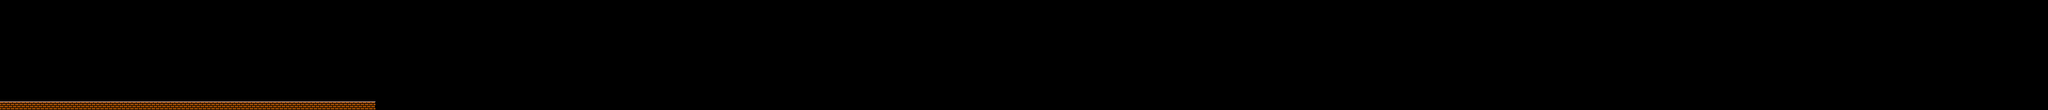

This is a level from a 2D game, rendered from its Tiled map with the project's own tilesets. A one-line summary and the complete map file follow:
An orthogonal 240x13 tile map with 16x16 px tiles, 1 tile layer (graphic) and 1 object.

<map version="1.5" tiledversion="1.7.2" orientation="orthogonal" renderorder="right-down" width="240" height="13" tilewidth="16" tileheight="16" infinite="0" nextlayerid="4" nextobjectid="2">
 <tileset firstgid="1" name="tileset_gutter" tilewidth="16" tileheight="16" spacing="2" margin="1" tilecount="924" columns="33">
  <image source="tileset_gutter.png" width="594" height="504" />
 </tileset>
 <objectgroup id="3" name="Object Layer 1">
  <object id="1" x="1.5" y="193.5" width="457.5" height="13" />
 </objectgroup>
 <layer id="1" name="graphic" width="240" height="13">
  <data encoding="csv">
0,0,0,0,0,0,0,0,0,0,0,0,0,0,0,0,0,0,0,0,0,0,0,0,0,0,0,0,0,0,0,0,0,0,0,0,0,0,0,0,0,0,0,0,0,0,0,0,0,0,0,0,0,0,0,0,0,0,0,0,0,0,0,0,0,0,0,0,0,0,0,0,0,0,0,0,0,0,0,0,0,0,0,0,0,0,0,0,0,0,0,0,0,0,0,0,0,0,0,0,0,0,0,0,0,0,0,0,0,0,0,0,0,0,0,0,0,0,0,0,0,0,0,0,0,0,0,0,0,0,0,0,0,0,0,0,0,0,0,0,0,0,0,0,0,0,0,0,0,0,0,0,0,0,0,0,0,0,0,0,0,0,0,0,0,0,0,0,0,0,0,0,0,0,0,0,0,0,0,0,0,0,0,0,0,0,0,0,0,0,0,0,0,0,0,0,0,0,0,0,0,0,0,0,0,0,0,0,0,0,0,0,0,0,0,0,0,0,0,0,0,0,0,0,0,0,0,0,0,0,0,0,0,0,0,0,0,0,0,0,
0,0,0,0,0,0,0,0,0,0,0,0,0,0,0,0,0,0,0,0,0,0,0,0,0,0,0,0,0,0,0,0,0,0,0,0,0,0,0,0,0,0,0,0,0,0,0,0,0,0,0,0,0,0,0,0,0,0,0,0,0,0,0,0,0,0,0,0,0,0,0,0,0,0,0,0,0,0,0,0,0,0,0,0,0,0,0,0,0,0,0,0,0,0,0,0,0,0,0,0,0,0,0,0,0,0,0,0,0,0,0,0,0,0,0,0,0,0,0,0,0,0,0,0,0,0,0,0,0,0,0,0,0,0,0,0,0,0,0,0,0,0,0,0,0,0,0,0,0,0,0,0,0,0,0,0,0,0,0,0,0,0,0,0,0,0,0,0,0,0,0,0,0,0,0,0,0,0,0,0,0,0,0,0,0,0,0,0,0,0,0,0,0,0,0,0,0,0,0,0,0,0,0,0,0,0,0,0,0,0,0,0,0,0,0,0,0,0,0,0,0,0,0,0,0,0,0,0,0,0,0,0,0,0,0,0,0,0,0,0,
0,0,0,0,0,0,0,0,0,0,0,0,0,0,0,0,0,0,0,0,0,0,0,0,0,0,0,0,0,0,0,0,0,0,0,0,0,0,0,0,0,0,0,0,0,0,0,0,0,0,0,0,0,0,0,0,0,0,0,0,0,0,0,0,0,0,0,0,0,0,0,0,0,0,0,0,0,0,0,0,0,0,0,0,0,0,0,0,0,0,0,0,0,0,0,0,0,0,0,0,0,0,0,0,0,0,0,0,0,0,0,0,0,0,0,0,0,0,0,0,0,0,0,0,0,0,0,0,0,0,0,0,0,0,0,0,0,0,0,0,0,0,0,0,0,0,0,0,0,0,0,0,0,0,0,0,0,0,0,0,0,0,0,0,0,0,0,0,0,0,0,0,0,0,0,0,0,0,0,0,0,0,0,0,0,0,0,0,0,0,0,0,0,0,0,0,0,0,0,0,0,0,0,0,0,0,0,0,0,0,0,0,0,0,0,0,0,0,0,0,0,0,0,0,0,0,0,0,0,0,0,0,0,0,0,0,0,0,0,0,
0,0,0,0,0,0,0,0,0,0,0,0,0,0,0,0,0,0,0,0,0,0,0,0,0,0,0,0,0,0,0,0,0,0,0,0,0,0,0,0,0,0,0,0,0,0,0,0,0,0,0,0,0,0,0,0,0,0,0,0,0,0,0,0,0,0,0,0,0,0,0,0,0,0,0,0,0,0,0,0,0,0,0,0,0,0,0,0,0,0,0,0,0,0,0,0,0,0,0,0,0,0,0,0,0,0,0,0,0,0,0,0,0,0,0,0,0,0,0,0,0,0,0,0,0,0,0,0,0,0,0,0,0,0,0,0,0,0,0,0,0,0,0,0,0,0,0,0,0,0,0,0,0,0,0,0,0,0,0,0,0,0,0,0,0,0,0,0,0,0,0,0,0,0,0,0,0,0,0,0,0,0,0,0,0,0,0,0,0,0,0,0,0,0,0,0,0,0,0,0,0,0,0,0,0,0,0,0,0,0,0,0,0,0,0,0,0,0,0,0,0,0,0,0,0,0,0,0,0,0,0,0,0,0,0,0,0,0,0,0,
0,0,0,0,0,0,0,0,0,0,0,0,0,0,0,0,0,0,0,0,0,0,0,0,0,0,0,0,0,0,0,0,0,0,0,0,0,0,0,0,0,0,0,0,0,0,0,0,0,0,0,0,0,0,0,0,0,0,0,0,0,0,0,0,0,0,0,0,0,0,0,0,0,0,0,0,0,0,0,0,0,0,0,0,0,0,0,0,0,0,0,0,0,0,0,0,0,0,0,0,0,0,0,0,0,0,0,0,0,0,0,0,0,0,0,0,0,0,0,0,0,0,0,0,0,0,0,0,0,0,0,0,0,0,0,0,0,0,0,0,0,0,0,0,0,0,0,0,0,0,0,0,0,0,0,0,0,0,0,0,0,0,0,0,0,0,0,0,0,0,0,0,0,0,0,0,0,0,0,0,0,0,0,0,0,0,0,0,0,0,0,0,0,0,0,0,0,0,0,0,0,0,0,0,0,0,0,0,0,0,0,0,0,0,0,0,0,0,0,0,0,0,0,0,0,0,0,0,0,0,0,0,0,0,0,0,0,0,0,0,
0,0,0,0,0,0,0,0,0,0,0,0,0,0,0,0,0,0,0,0,0,0,0,0,0,0,0,0,0,0,0,0,0,0,0,0,0,0,0,0,0,0,0,0,0,0,0,0,0,0,0,0,0,0,0,0,0,0,0,0,0,0,0,0,0,0,0,0,0,0,0,0,0,0,0,0,0,0,0,0,0,0,0,0,0,0,0,0,0,0,0,0,0,0,0,0,0,0,0,0,0,0,0,0,0,0,0,0,0,0,0,0,0,0,0,0,0,0,0,0,0,0,0,0,0,0,0,0,0,0,0,0,0,0,0,0,0,0,0,0,0,0,0,0,0,0,0,0,0,0,0,0,0,0,0,0,0,0,0,0,0,0,0,0,0,0,0,0,0,0,0,0,0,0,0,0,0,0,0,0,0,0,0,0,0,0,0,0,0,0,0,0,0,0,0,0,0,0,0,0,0,0,0,0,0,0,0,0,0,0,0,0,0,0,0,0,0,0,0,0,0,0,0,0,0,0,0,0,0,0,0,0,0,0,0,0,0,0,0,0,
0,0,0,0,0,0,0,0,0,0,0,0,0,0,0,0,0,0,0,0,0,0,0,0,0,0,0,0,0,0,0,0,0,0,0,0,0,0,0,0,0,0,0,0,0,0,0,0,0,0,0,0,0,0,0,0,0,0,0,0,0,0,0,0,0,0,0,0,0,0,0,0,0,0,0,0,0,0,0,0,0,0,0,0,0,0,0,0,0,0,0,0,0,0,0,0,0,0,0,0,0,0,0,0,0,0,0,0,0,0,0,0,0,0,0,0,0,0,0,0,0,0,0,0,0,0,0,0,0,0,0,0,0,0,0,0,0,0,0,0,0,0,0,0,0,0,0,0,0,0,0,0,0,0,0,0,0,0,0,0,0,0,0,0,0,0,0,0,0,0,0,0,0,0,0,0,0,0,0,0,0,0,0,0,0,0,0,0,0,0,0,0,0,0,0,0,0,0,0,0,0,0,0,0,0,0,0,0,0,0,0,0,0,0,0,0,0,0,0,0,0,0,0,0,0,0,0,0,0,0,0,0,0,0,0,0,0,0,0,0,
0,0,0,0,0,0,0,0,0,0,0,0,0,0,0,0,0,0,0,0,0,0,0,0,0,0,0,0,0,0,0,0,0,0,0,0,0,0,0,0,0,0,0,0,0,0,0,0,0,0,0,0,0,0,0,0,0,0,0,0,0,0,0,0,0,0,0,0,0,0,0,0,0,0,0,0,0,0,0,0,0,0,0,0,0,0,0,0,0,0,0,0,0,0,0,0,0,0,0,0,0,0,0,0,0,0,0,0,0,0,0,0,0,0,0,0,0,0,0,0,0,0,0,0,0,0,0,0,0,0,0,0,0,0,0,0,0,0,0,0,0,0,0,0,0,0,0,0,0,0,0,0,0,0,0,0,0,0,0,0,0,0,0,0,0,0,0,0,0,0,0,0,0,0,0,0,0,0,0,0,0,0,0,0,0,0,0,0,0,0,0,0,0,0,0,0,0,0,0,0,0,0,0,0,0,0,0,0,0,0,0,0,0,0,0,0,0,0,0,0,0,0,0,0,0,0,0,0,0,0,0,0,0,0,0,0,0,0,0,0,
0,0,0,0,0,0,0,0,0,0,0,0,0,0,0,0,0,0,0,0,0,0,0,0,0,0,0,0,0,0,0,0,0,0,0,0,0,0,0,0,0,0,0,0,0,0,0,0,0,0,0,0,0,0,0,0,0,0,0,0,0,0,0,0,0,0,0,0,0,0,0,0,0,0,0,0,0,0,0,0,0,0,0,0,0,0,0,0,0,0,0,0,0,0,0,0,0,0,0,0,0,0,0,0,0,0,0,0,0,0,0,0,0,0,0,0,0,0,0,0,0,0,0,0,0,0,0,0,0,0,0,0,0,0,0,0,0,0,0,0,0,0,0,0,0,0,0,0,0,0,0,0,0,0,0,0,0,0,0,0,0,0,0,0,0,0,0,0,0,0,0,0,0,0,0,0,0,0,0,0,0,0,0,0,0,0,0,0,0,0,0,0,0,0,0,0,0,0,0,0,0,0,0,0,0,0,0,0,0,0,0,0,0,0,0,0,0,0,0,0,0,0,0,0,0,0,0,0,0,0,0,0,0,0,0,0,0,0,0,0,
0,0,0,0,0,0,0,0,0,0,0,0,0,0,0,0,0,0,0,0,0,0,0,0,0,0,0,0,0,0,0,0,0,0,0,0,0,0,0,0,0,0,0,0,0,0,0,0,0,0,0,0,0,0,0,0,0,0,0,0,0,0,0,0,0,0,0,0,0,0,0,0,0,0,0,0,0,0,0,0,0,0,0,0,0,0,0,0,0,0,0,0,0,0,0,0,0,0,0,0,0,0,0,0,0,0,0,0,0,0,0,0,0,0,0,0,0,0,0,0,0,0,0,0,0,0,0,0,0,0,0,0,0,0,0,0,0,0,0,0,0,0,0,0,0,0,0,0,0,0,0,0,0,0,0,0,0,0,0,0,0,0,0,0,0,0,0,0,0,0,0,0,0,0,0,0,0,0,0,0,0,0,0,0,0,0,0,0,0,0,0,0,0,0,0,0,0,0,0,0,0,0,0,0,0,0,0,0,0,0,0,0,0,0,0,0,0,0,0,0,0,0,0,0,0,0,0,0,0,0,0,0,0,0,0,0,0,0,0,0,
0,0,0,0,0,0,0,0,0,0,0,0,0,0,0,0,0,0,0,0,0,0,0,0,0,0,0,0,0,0,0,0,0,0,0,0,0,0,0,0,0,0,0,0,0,0,0,0,0,0,0,0,0,0,0,0,0,0,0,0,0,0,0,0,0,0,0,0,0,0,0,0,0,0,0,0,0,0,0,0,0,0,0,0,0,0,0,0,0,0,0,0,0,0,0,0,0,0,0,0,0,0,0,0,0,0,0,0,0,0,0,0,0,0,0,0,0,0,0,0,0,0,0,0,0,0,0,0,0,0,0,0,0,0,0,0,0,0,0,0,0,0,0,0,0,0,0,0,0,0,0,0,0,0,0,0,0,0,0,0,0,0,0,0,0,0,0,0,0,0,0,0,0,0,0,0,0,0,0,0,0,0,0,0,0,0,0,0,0,0,0,0,0,0,0,0,0,0,0,0,0,0,0,0,0,0,0,0,0,0,0,0,0,0,0,0,0,0,0,0,0,0,0,0,0,0,0,0,0,0,0,0,0,0,0,0,0,0,0,0,
0,0,0,0,0,0,0,0,0,0,0,0,0,0,0,0,0,0,0,0,0,0,0,0,0,0,0,0,0,0,0,0,0,0,0,0,0,0,0,0,0,0,0,0,0,0,0,0,0,0,0,0,0,0,0,0,0,0,0,0,0,0,0,0,0,0,0,0,0,0,0,0,0,0,0,0,0,0,0,0,0,0,0,0,0,0,0,0,0,0,0,0,0,0,0,0,0,0,0,0,0,0,0,0,0,0,0,0,0,0,0,0,0,0,0,0,0,0,0,0,0,0,0,0,0,0,0,0,0,0,0,0,0,0,0,0,0,0,0,0,0,0,0,0,0,0,0,0,0,0,0,0,0,0,0,0,0,0,0,0,0,0,0,0,0,0,0,0,0,0,0,0,0,0,0,0,0,0,0,0,0,0,0,0,0,0,0,0,0,0,0,0,0,0,0,0,0,0,0,0,0,0,0,0,0,0,0,0,0,0,0,0,0,0,0,0,0,0,0,0,0,0,0,0,0,0,0,0,0,0,0,0,0,0,0,0,0,0,0,0,
2,2,2,2,2,2,2,2,2,2,2,2,2,2,2,2,2,2,2,2,2,2,2,2,2,2,2,2,2,2,2,2,2,2,2,2,2,2,2,2,2,2,2,2,0,0,0,0,0,0,0,0,0,0,0,0,0,0,0,0,0,0,0,0,0,0,0,0,0,0,0,0,0,0,0,0,0,0,0,0,0,0,0,0,0,0,0,0,0,0,0,0,0,0,0,0,0,0,0,0,0,0,0,0,0,0,0,0,0,0,0,0,0,0,0,0,0,0,0,0,0,0,0,0,0,0,0,0,0,0,0,0,0,0,0,0,0,0,0,0,0,0,0,0,0,0,0,0,0,0,0,0,0,0,0,0,0,0,0,0,0,0,0,0,0,0,0,0,0,0,0,0,0,0,0,0,0,0,0,0,0,0,0,0,0,0,0,0,0,0,0,0,0,0,0,0,0,0,0,0,0,0,0,0,0,0,0,0,0,0,0,0,0,0,0,0,0,0,0,0,0,0,0,0,0,0,0,0,0,0,0,0,0,0,0,0,0,0,0,0
</data>
 </layer>
</map>
